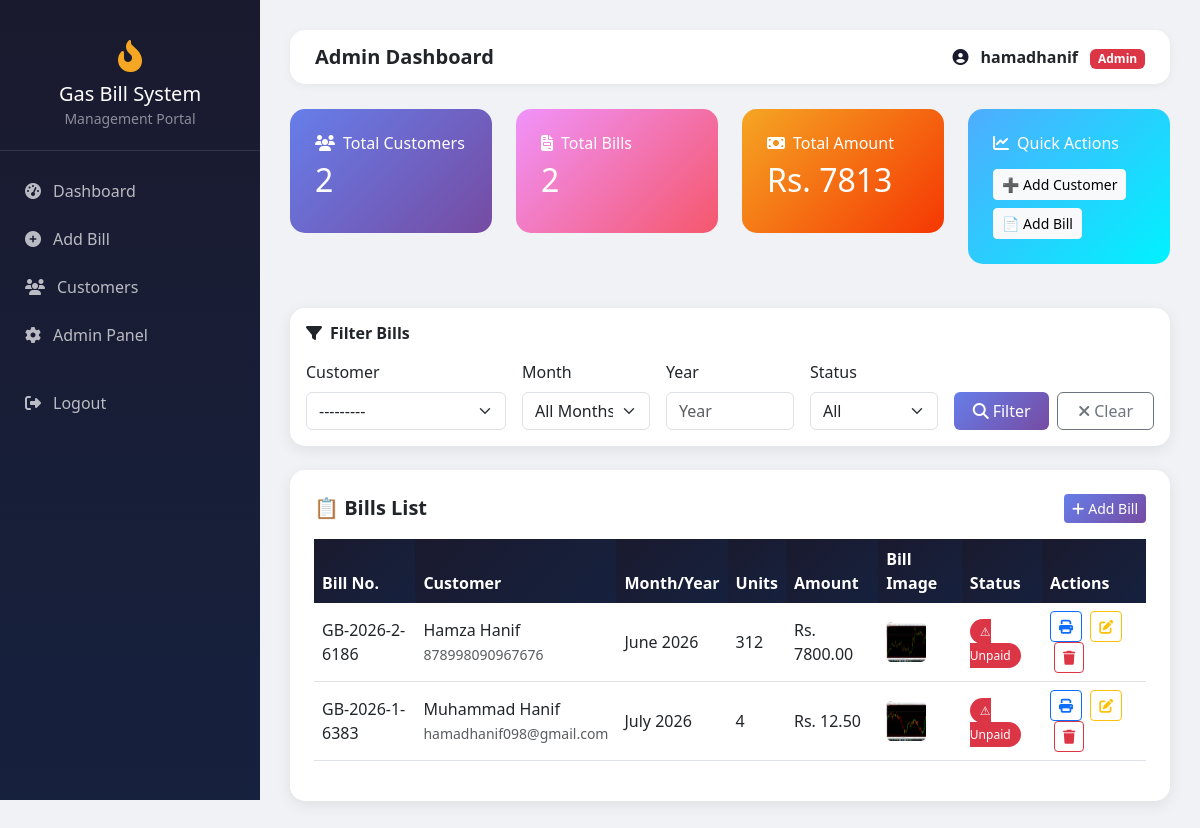
/admin-dashboard/ (signed in), run on the app's committed database.
### bills/models.py (models this page shows, shortened)
class Bill(models.Model):
    customer = models.ForeignKey(CustomerProfile, on_delete=models.CASCADE, related_name='bills')
    bill_no = models.CharField(max_length=20, unique=True, blank=True)
    month = models.CharField(max_length=20, choices=MONTH_CHOICES)
    year = models.IntegerField(default=2025)
    previous_reading = models.FloatField(default=0)
    current_reading = models.FloatField()
    units = models.FloatField(blank=True, null=True)
    amount = models.FloatField()
    due_date = models.DateField(null=True, blank=True)  # Changed: allow null, set in save()
    is_paid = models.BooleanField(default=False)
    created_at = models.DateTimeField(auto_now_add=True)
    bill_image = models.ImageField(upload_to='bill_images/', blank=True, null=True)
    barcode = models.CharField(max_length=50, blank=True, null=True)
    def save(self, *args, **kwargs):
        if self.previous_reading is not None and self.current_reading is not None:
            self.units = self.current_reading - self.previous_reading
        if not self.bill_no:
            self.bill_no = f"GB-{self.year}-{self.customer.id}-{random.randint(1000,9999)}"
        if not self.due_date:
            self.due_date = timezone.now().date() + timedelta(days=14)
        super().save(*args, **kwargs)
    @property
    def reading(self):
        return self.current_reading

class CustomerProfile(models.Model):
    user = models.OneToOneField(User, on_delete=models.CASCADE)
    meter_no = models.CharField(max_length=50, unique=True)
    phone = models.CharField(max_length=20, blank=True)
    address = models.TextField(blank=True)
    is_verified = models.BooleanField(default=False)
    otp = models.CharField(max_length=6, blank=True)
    profile_pic = models.ImageField(upload_to='profile_pics/', blank=True, null=True)
    def __str__(self):
        return f"{self.user.get_full_name()} ({self.meter_no})"

### bills/views.py (the view)
# urls.py: path('admin-dashboard/', views.admin_dashboard, name='admin_dashboard'),
@login_required
@user_passes_test(is_admin)
def admin_dashboard(request):
    customers = CustomerProfile.objects.all()
    bills = Bill.objects.all().order_by('-created_at')
    customer_filter = request.GET.get('customer')
    month_filter = request.GET.get('month')
    year_filter = request.GET.get('year')
    paid_filter = request.GET.get('is_paid')
    if customer_filter:
        bills = bills.filter(customer__id=customer_filter)
    if month_filter:
        bills = bills.filter(month=month_filter)
    if year_filter:
        bills = bills.filter(year=year_filter)
    if paid_filter == 'paid':
        bills = bills.filter(is_paid=True)
    elif paid_filter == 'unpaid':
        bills = bills.filter(is_paid=False)
    bills = bills[:50]
    total_amount = Bill.objects.aggregate(Sum('amount'))['amount__sum'] or 0
    from .forms import BillFilterForm
    filter_form = BillFilterForm(request.GET or None)
    return render(request, 'bills/admin_dashboard.html', {
        'customers': customers,
        'bills': bills,
        'total_amount': total_amount,
        'total_customers': customers.count(),
        'total_bills': Bill.objects.count(),
        'filter_form': filter_form,
    })

### bills/forms.py
class BillFilterForm(forms.Form):
    customer = forms.ModelChoiceField(queryset=CustomerProfile.objects.all(), required=False, widget=forms.Select(attrs={'class':'form-select'}))
    month = forms.ChoiceField(choices=[('','All Months')] + MONTH_CHOICES, required=False, widget=forms.Select(attrs={'class':'form-select'}))
    year = forms.IntegerField(required=False, widget=forms.NumberInput(attrs={'class':'form-control', 'placeholder':'Year'}))
    is_paid = forms.ChoiceField(choices=[('','All'), ('paid','Paid'), ('unpaid','Unpaid')], required=False, widget=forms.Select(attrs={'class':'form-select'}))

### bills/views.py (called while the page is built)
def is_admin(user):
    return user.is_staff

### bills/templates/bills/admin_dashboard.html
{% extends 'bills/base.html' %}
{% block page_title %}Admin Dashboard{% endblock %}
{% block content %}
<div class="row mb-4">
  <div class="col-md-3">
    <div class="stat-card blue">
      <h6><i class="fas fa-users me-2"></i>Total Customers</h6>
      <h2>{{ total_customers }}</h2>
    </div>
  </div>
  <div class="col-md-3">
    <div class="stat-card red">
      <h6><i class="fas fa-file-invoice me-2"></i>Total Bills</h6>
      <h2>{{ total_bills }}</h2>
    </div>
  </div>
  <div class="col-md-3">
    <div class="stat-card gold">
      <h6><i class="fas fa-money-bill me-2"></i>Total Amount</h6>
      <h2>Rs. {{ total_amount|floatformat:0 }}</h2>
    </div>
  </div>
  <div class="col-md-3">
    <div class="stat-card green">
      <h6><i class="fas fa-chart-line me-2"></i>Quick Actions</h6>
      <a href="{% url 'admin_add_customer' %}" class="btn btn-sm btn-light mt-2">➕ Add Customer</a>
      <a href="{% url 'add_bill' %}" class="btn btn-sm btn-light mt-2">📄 Add Bill</a>
    </div>
  </div>
</div>
<div class="card p-3 mb-4">
  <h6 class="fw-bold mb-3"><i class="fas fa-filter me-2"></i>Filter Bills</h6>
  <form method="get" class="row g-3">
    <div class="col-md-3">
      <label class="form-label">Customer</label>
      {{ filter_form.customer }}
    </div>
    <div class="col-md-2">
      <label class="form-label">Month</label>
      {{ filter_form.month }}
    </div>
    <div class="col-md-2">
      <label class="form-label">Year</label>
      {{ filter_form.year }}
    </div>
    <div class="col-md-2">
      <label class="form-label">Status</label>
      {{ filter_form.is_paid }}
    </div>
    <div class="col-md-3 align-self-end d-flex gap-2">
      <button type="submit" class="btn btn-primary w-100">
        <i class="fas fa-search me-1"></i>Filter
      </button>
      <a href="{% url 'admin_dashboard' %}" class="btn btn-outline-secondary w-100">
        <i class="fas fa-times me-1"></i>Clear
      </a>
    </div>
  </form>
</div>
<div class="card p-4">
  <div class="d-flex justify-content-between align-items-center mb-3">
    <h5 class="fw-bold mb-0">📋 Bills List</h5>
    <a href="{% url 'add_bill' %}" class="btn btn-primary btn-sm"><i class="fas fa-plus me-1"></i>Add Bill</a>
  </div>
  <div class="table-responsive">
    <table class="table table-hover align-middle">
      <thead>
        <tr>
          <th>Bill No.</th>
          <th>Customer</th>
          <th>Month/Year</th>
          <th>Units</th>
          <th>Amount</th>
          <th>Bill Image</th>
          <th>Status</th>
          <th>Actions</th>
        </tr>
      </thead>
      <tbody>
      {% for bill in bills %}
      <tr>
        <td>{{ bill.bill_no|default:"-" }}</td>
        <td>{{ bill.customer.user.get_full_name }}<br><small class="text-muted">{{ bill.customer.meter_no }}</small></td>
        <td>{{ bill.month }} {{ bill.year }}</td>
        <td>{{ bill.units|floatformat:0 }}</td>
        <td>Rs. {{ bill.amount|floatformat:2 }}</td>
        <td>
          {% if bill.bill_image %}
            <a href="{{ bill.bill_image.url }}" target="_blank">
              <img src="{{ bill.bill_image.url }}" width="40" height="40" style="object-fit:cover; border-radius:5px;">
            </a>
          {% else %}
            <span class="text-muted">No img</span>
          {% endif %}
        </td>
        <td>
          {% if bill.is_paid %}
            <span class="badge-paid">✅ Paid</span>
          {% else %}
            <span class="badge-unpaid">⚠ Unpaid</span>
          {% endif %}
        </td>
        <td>
          <a href="{% url 'print_bill' bill.id %}" class="btn btn-sm btn-outline-primary" target="_blank" title="Print"><i class="fas fa-print"></i></a>
          <a href="{% url 'edit_bill' bill.id %}" class="btn btn-sm btn-outline-warning ms-1" title="Edit"><i class="fas fa-edit"></i></a>
          <a href="{% url 'delete_bill' bill.id %}" class="btn btn-sm btn-outline-danger ms-1" title="Delete"><i class="fas fa-trash"></i></a>
        </td>
      </tr>
      {% empty %}
      <tr><td colspan="8" class="text-center">No bills found.</td></tr>
      {% endfor %}
      </tbody>
    </table>
  </div>
</div>
{% endblock %}

### bills/templates/bills/base.html (shortened to what this page needs)
<!DOCTYPE html>
<html lang="en">
<head>
<link href="https://cdn.jsdelivr.net/npm/bootstrap@5.3.0/dist/css/bootstrap.min.css" rel="stylesheet">
<link href="https://cdnjs.cloudflare.com/ajax/libs/font-awesome/6.4.0/css/all.min.css" rel="stylesheet">
</head>
<body>
{% if user.is_authenticated %}
  <div class="sidebar">
    <div class="brand">
      <i class="fas fa-fire-flame-curved"></i>
      <h5 class="mt-2 mb-0">Gas Bill System</h5>
      <small style="color:rgba(255,255,255,0.5);">Management Portal</small>
    </div>
    {% if user.is_staff %}
    <nav class="mt-3">
      <a href="/admin-dashboard/" class="nav-link"><i class="fas fa-tachometer-alt"></i> Dashboard</a>
      <a href="/add-bill/" class="nav-link"><i class="fas fa-plus-circle"></i> Add Bill</a>
      <a href="/customers/" class="nav-link"><i class="fas fa-users"></i> Customers</a>
      <a href="/admin/" class="nav-link"><i class="fas fa-cog"></i> Admin Panel</a>
      <a href="/logout/" class="nav-link" style="margin-top:20px;"><i class="fas fa-sign-out-alt"></i> Logout</a>
    </nav>
    {% endif %}
  </div>
  <div class="main-content">
    <div class="topbar">
      <h5 class="mb-0 fw-bold">{% block page_title %}Dashboard{% endblock %}</h5>
      <div>
        <i class="fas fa-user-circle me-2" style="color:var(--primary)"></i>
        <strong>{{ user.get_full_name|default:user.username }}</strong>
        {% if user.is_staff %}<span class="badge bg-danger ms-2">Admin</span>{% endif %}
      </div>
    </div>
    {% block content %}{% endblock %}
  </div>
{% else %}
  {% block auth_content %}{% endblock %}
{% endif %}
</body>
</html>

### bills/templates/bills/base.html (style rules this page uses)
:root { --primary:#1a1a2e;--secondary:#16213e;--accent:#e94560;--gold:#f5a623; }
body { background:#f0f2f5;font-family:'Segoe UI',sans-serif; }
.sidebar { width:260px;min-height:100vh;background:linear-gradient(180deg,var(--primary),var(--secondary));position:fixed;left:0;top:0;z-index:100;padding-top:20px; }
.sidebar .brand { color:white;text-align:center;padding:20px;border-bottom:1px solid rgba(255,255,255,0.1); }
.sidebar .brand i { font-size:2rem;color:var(--gold); }
.sidebar .nav-link { color:rgba(255,255,255,0.7);padding:12px 25px;display:flex;align-items:center;gap:12px;transition:all 0.3s; }
.main-content { margin-left:260px;padding:30px; }
.topbar { background:white;border-radius:15px;padding:15px 25px;margin-bottom:25px;display:flex;justify-content:space-between;align-items:center;box-shadow:0 2px 10px rgba(0,0,0,0.05); }
.stat-card { border-radius:15px;padding:25px;color:white;margin-bottom:20px; }
.stat-card.blue { background:linear-gradient(135deg,#667eea,#764ba2); }
.stat-card.red { background:linear-gradient(135deg,#f093fb,#f5576c); }
.stat-card.green { background:linear-gradient(135deg,#4facfe,#00f2fe); }
.stat-card.gold { background:linear-gradient(135deg,#f5a623,#f53703); }
.card { border:none;border-radius:15px;box-shadow:0 4px 15px rgba(0,0,0,0.08); }
.btn-primary { background:linear-gradient(135deg,#667eea,#764ba2);border:none; }
.table thead th { background:linear-gradient(135deg,#1a1a2e,#16213e);color:white;border:none; }
.badge-unpaid { background:#dc3545;color:white;padding:4px 10px;border-radius:20px;font-size:0.75rem; }

### data on the page
Bill: bill_no "GB-2026-2-6186", customer.user.get_full_name "Hamza Hanif", customer.meter_no "878998090967676", month "June", year "2026", units "312", amount "7800.00", bill_image (picture), is_paid "⚠ Unpaid"
Bill: bill_no "GB-2026-1-6383", customer.user.get_full_name "Muhammad Hanif", customer.meter_no "hamadhanif098@gmail.com", month "July", year "2026", units "4", amount "12.50", bill_image (picture), is_paid "⚠ Unpaid"

### other printed values
{{ user.get_full_name|default:user.username }} "hamadhanif"
{{ total_customers }} "2"
{{ total_bills }} "2"
{{ total_amount|floatformat:0 }} "7813"
